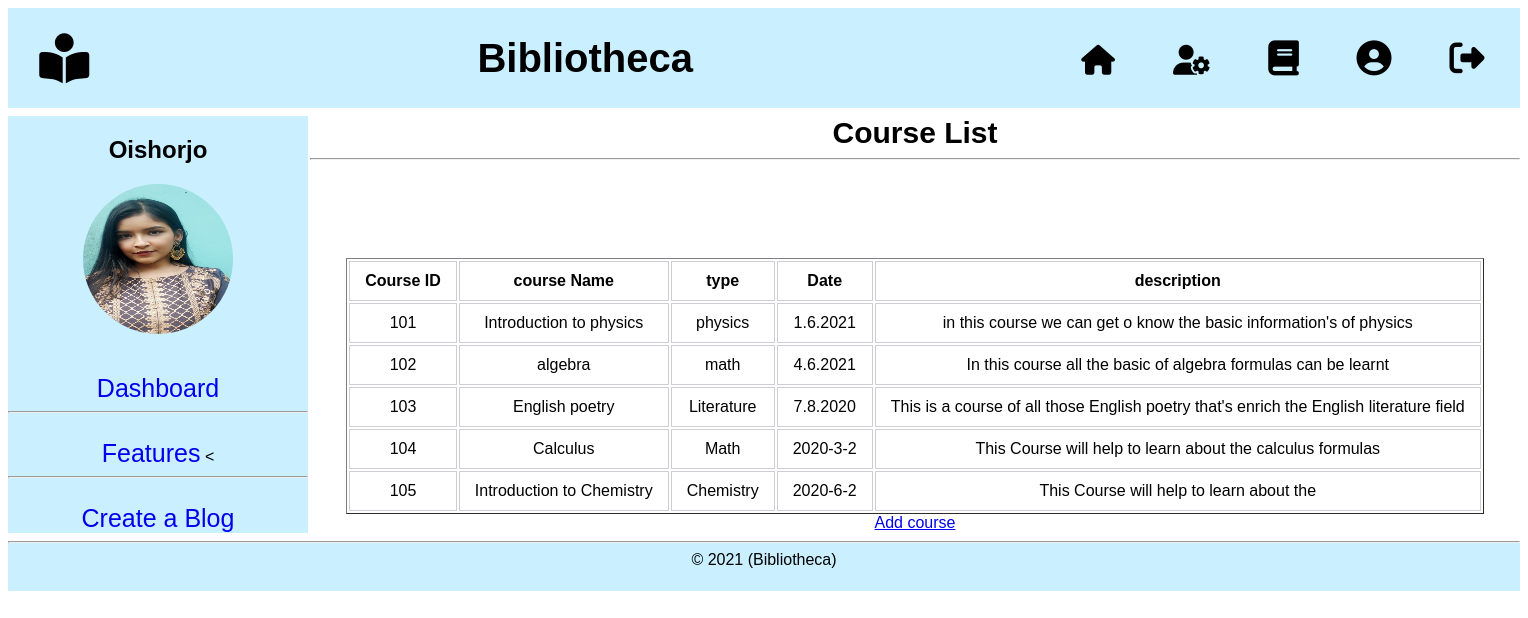
/virw/courselist.php (signed in), run on the app's committed database.
### tables this page shows
CREATE TABLE `user` (
  `id` int(11) NOT NULL,
  `username` varchar(255) NOT NULL,
  `password` varchar(255) NOT NULL,
  `fullname` varchar(255) NOT NULL,
  `email` varchar(255) NOT NULL,
  `gender` varchar(255) NOT NULL,
  `dob` date NOT NULL,
  `type` varchar(255) NOT NULL,
  `filename` varchar(255) NOT NULL
);

CREATE TABLE `course` (
  `id` int(11) NOT NULL,
  `courseID` varchar(255) NOT NULL,
  `coursename` varchar(255) NOT NULL,
  `type` varchar(255) NOT NULL,
  `joindate` varchar(255) NOT NULL,
  `description` text NOT NULL
);

### model/userModel.php (called while the page is built, shortened)
<?php
    function getUserByName($username){
		$conn = getConnection();
		$sql = "select * from user where username='{$username}'";
		$result = mysqli_query($conn, $sql);
		$row = mysqli_fetch_assoc($result);
		return $row;
	}
?>

### model/coursemodel.php (called while the page is built, shortened)
<?php
	function getAllCourse(){
		$conn = getConnection();
		$sql = "select * from course";
		$result = mysqli_query($conn, $sql);
		$course = [];
		while ($row = mysqli_fetch_assoc($result)) {
			array_push($course, $row);
		}
		return $course;
	}
?>

### virw/courselist.php (the view, shortened to what this page needs)
<?php
	if(isset($_COOKIE['status'])){
?>
<?php
	include('header.php');
    require_once('model/coursemodel.php');
    $courseList = getAllCourse();
?>
<?php include('instructorNav.php')?>
<div style="display: grid; grid-template-columns: 1fr 1fr; padding-top: 0.5em;">
    <?php include('instructorSidePanel.php')?>
    <div id="main_content" style="background-color: white; width: 1210px; font-family: arial; align-items: center; text-align: center;">
        <span style="font-size: 30px;">
            <b> Course List </b>
        </span>
        <hr>
        <table border="1" align="center">
            <tr>
                <th style="border: 1px solid #cecfd5; padding: 10px 15px;"> Course ID </th>
                <th style="border: 1px solid #cecfd5; padding: 10px 15px;"> course Name </th>
                <th style="border: 1px solid #cecfd5; padding: 10px 15px;"> type </th>
                <th style="border: 1px solid #cecfd5; padding: 10px 15px;">  Date </th>
                <th style="border: 1px solid #cecfd5; padding: 10px 15px;"> description </th>
            </tr>
            <?php for($i = 0; $i < count($courseList); $i++){ ?>
            <tr>
                <td style="border: 1px solid #cecfd5; padding: 10px 15px;"> <?=$courseList[$i]['courseID']?> </td>
                <td style="border: 1px solid #cecfd5; padding: 10px 15px;"> <?=$courseList[$i]['coursename']?> </td>
                <td style="border: 1px solid #cecfd5; padding: 10px 15px;"> <?=$courseList[$i]['type']?> </td>
                <td style="border: 1px solid #cecfd5; padding: 10px 15px;"> <?=$courseList[$i]['joindate']?> </td>
                <td style="border: 1px solid #cecfd5; padding: 10px 15px;"> <?=$courseList[$i]['description']?> </td>
            </tr>
			 <br>
            <?php } ?>
        </table>
		<a href="course.php">Add course</a>
    </div>
</div>
<?php
	}else{
		header('location: signin.php');
	}
?>

### virw/header.php (shortened to what this page needs)
<!DOCTYPE html>
<html>
<head>
</head>
<body>

### virw/instructorNav.php (shortened to what this page needs)
<div id="nav_bar" style="background-color:#caefff; height: 100px; width: 100%; font-family: arial; display: flex; align-items: center; text-align: center;">
    <i title="Bibliotheca Library" class="fas fa-book-reader" style="font-size:50px; color:black;"></i>
    <span style="margin-left:auto; margin-right:0; font-size: 18px;">
        <b style="font-size: 40px;">Bibliotheca</b>
    </span>
    <span style="margin-left:auto; margin-right:0;">
        <a href="instructorHome.php" style="text-decoration: none;">
            <i title="home" class="fas fa-home" style="font-size:30px; color: black;"></i>
        </a>
        <a href="accSetting.php" style="text-decoration: none;">
            <i title="account setting" class="fas fa-user-cog" style="font-size:30px; color: black;"></i>
        </a>
        <a href="books.php" style="text-decoration: none;">
            <i title="books" class="fas fa-book" style="font-size:35px; color:black;"></i>
        </a>
        <a href="profile.php" style="text-decoration: none;">
            <i title="user profile" class="fas fa-user-circle" style="font-size:35px; color:black;"></i>
        </a>
        <a href="signout.php" style="text-decoration: none;">
            <i title="sign out" class="fas fa-sign-out-alt" style="font-size:35px; color:black;"></i>
        </a>
    </span>
</div>

### virw/instructorSidePanel.php
<?php
    require_once('model/userModel.php');
    $username = $_COOKIE['username'];
    $row = getUserByName($username);
?>
    <div id="side_panel" style="width: 300px; background-color:#caefff; font-family:Arial;" align="center">
        <h2><?php echo $_COOKIE['username']?></h2>
        <a href="accSetting.php">
            <img src="<?php echo $row['filename'];?>" height="150px;" width="150px" alt="Profile Photo" style="border-radius:50%">
        </a>
        <br> <br> <br>
        <a href="instructorDashboard.php" style="text-decoration: none;">
            <span style="font-size:25px;">Dashboard</span>
        </a>
        <hr><br>
        <a href="features.php" style="text-decoration: none;">
            <span style="font-size:25px">Features</span>
        </a>
<
        <hr><br>
        <a href="blogCreation.php" style="text-decoration: none;">
            <span style="font-size:25px">Create a Blog</span>
        </a>
    </div>

### data on the page
user: filename (picture)
course: courseID "101", coursename "Introduction to physics", type "physics", joindate "1.6.2021", description "in this course we can get o know the basic information's of physics"
course: courseID "102", coursename "algebra", type "math", joindate "4.6.2021", description "In this course all the basic of algebra formulas can be learnt"
course: courseID "103", coursename "English poetry", type "Literature", joindate "7.8.2020", description "This is a course of all those English poetry that's enrich the English literature field"
course: courseID "104", coursename "Calculus", type "Math", joindate "2020-3-2", description "This Course will help to learn about the calculus formulas"
course: courseID "105", coursename "Introduction to Chemistry", type "Chemistry", joindate "2020-6-2", description "This Course will help to learn about the"

### other printed values
$_COOKIE['username'] "Oishorjo"
